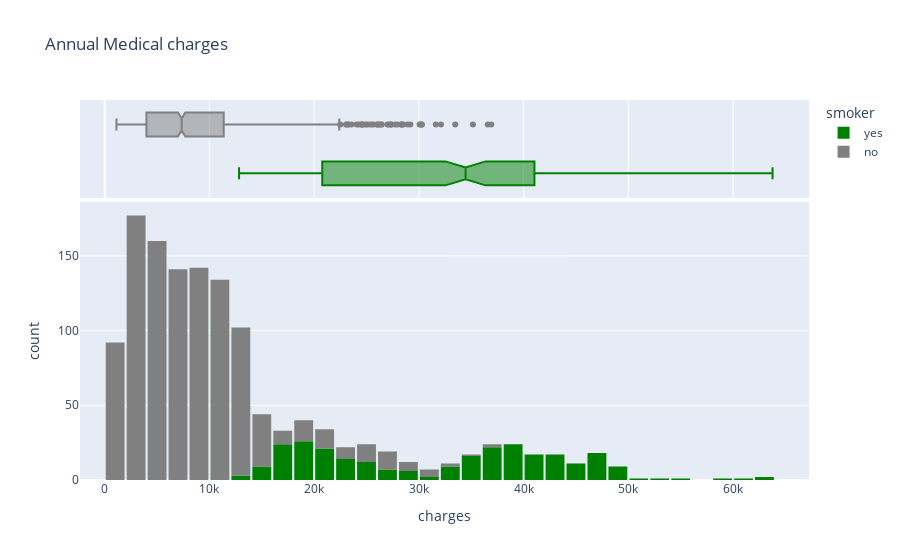

Notebook cell for this chart:
### Code cell
'''according to the graph, most of people charged under 12000, however, these people do not smoke, smoker people will be charge more'''
fig_charges = px.histogram(
    df,
    x="charges",
    marginal="box",
    color = 'smoker',
    color_discrete_sequence=("green",'gray'),
    title = "Annual Medical charges"
)
fig_charges.update_layout(bargap=0.1),
fig_charges.show()

### Figure 1 — Plotly figure (JSON) as saved in the notebook; plotly's stock layout.template omitted (floating-point values rounded to 4 significant figures; data arrays with more than 128 entries replaced by an {"elided": "..."} marker saying what was removed)
{"data": [{"bingroup": "x", "hovertemplate": "smoker=yes<br>charges=%{x}<br>count=%{y}<extra></extra>", "legendgroup": "yes", "marker": {"color": "green", "pattern": {"shape": ""}}, "name": "yes", "orientation": "v", "showlegend": true, "type": "histogram", "x": {"elided": "274 float values"}, "xaxis": "x", "yaxis": "y"}, {"hovertemplate": "smoker=yes<br>charges=%{x}<extra></extra>", "legendgroup": "yes", "marker": {"color": "green"}, "name": "yes", "notched": true, "showlegend": false, "type": "box", "x": {"elided": "274 float values"}, "xaxis": "x2", "yaxis": "y2"}, {"bingroup": "x", "hovertemplate": "smoker=no<br>charges=%{x}<br>count=%{y}<extra></extra>", "legendgroup": "no", "marker": {"color": "gray", "pattern": {"shape": ""}}, "name": "no", "orientation": "v", "showlegend": true, "type": "histogram", "x": {"elided": "1064 float values"}, "xaxis": "x", "yaxis": "y"}, {"hovertemplate": "smoker=no<br>charges=%{x}<extra></extra>", "legendgroup": "no", "marker": {"color": "gray"}, "name": "no", "notched": true, "showlegend": false, "type": "box", "x": {"elided": "1064 float values"}, "xaxis": "x2", "yaxis": "y2"}], "layout": {"bargap": 0.1, "barmode": "relative", "legend": {"title": {"text": "smoker"}, "tracegroupgap": 0}, "title": {"text": "Annual Medical charges"}, "xaxis": {"anchor": "y", "domain": [0, 1], "title": {"text": "charges"}}, "xaxis2": {"anchor": "y2", "domain": [0, 1], "matches": "x", "showgrid": true, "showticklabels": false}, "yaxis": {"anchor": "x", "domain": [0, 0.7326], "title": {"text": "count"}}, "yaxis2": {"anchor": "x2", "domain": [0.7426, 1], "matches": "y2", "showgrid": false, "showline": false, "showticklabels": false, "ticks": ""}}}
